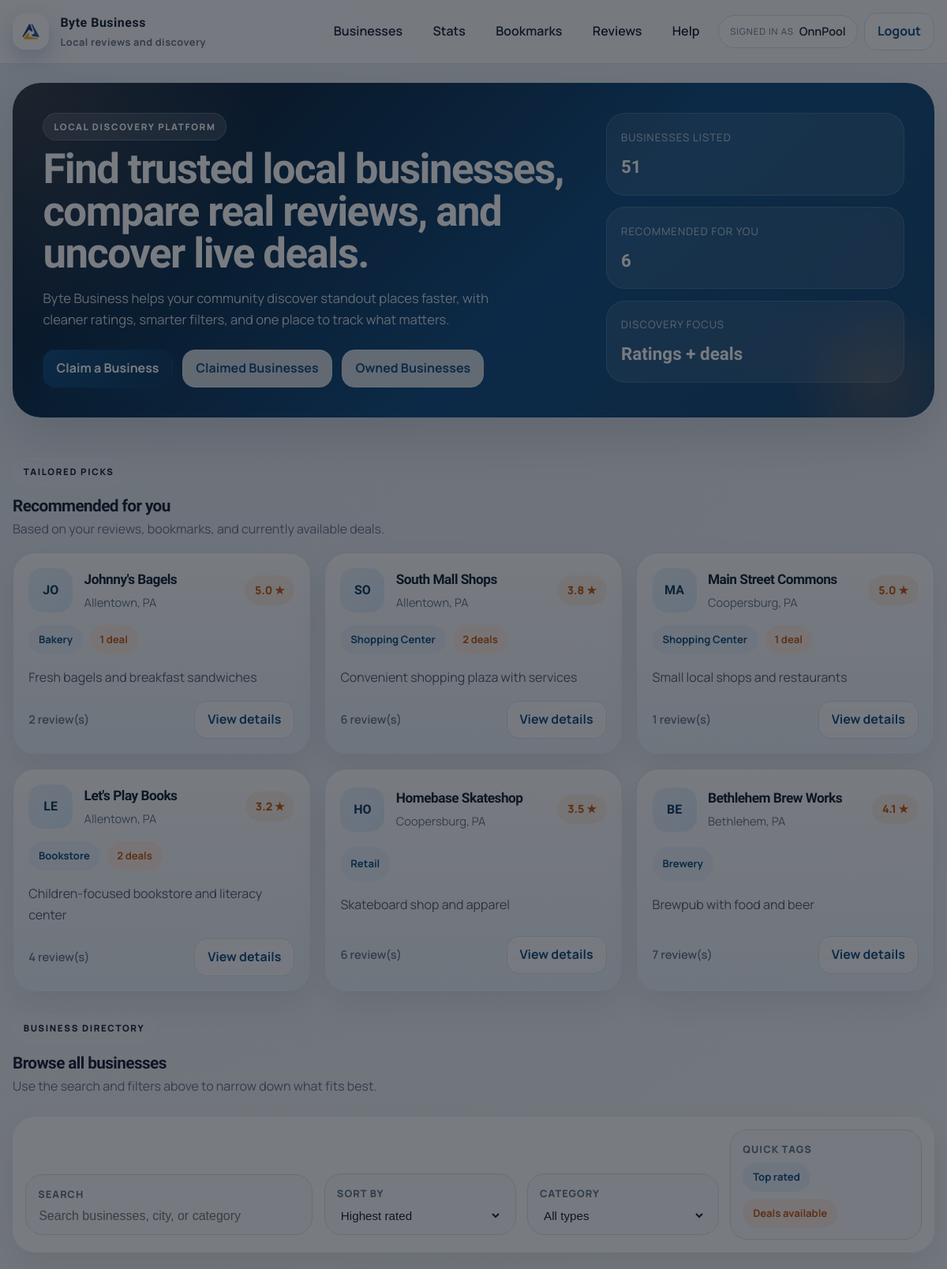
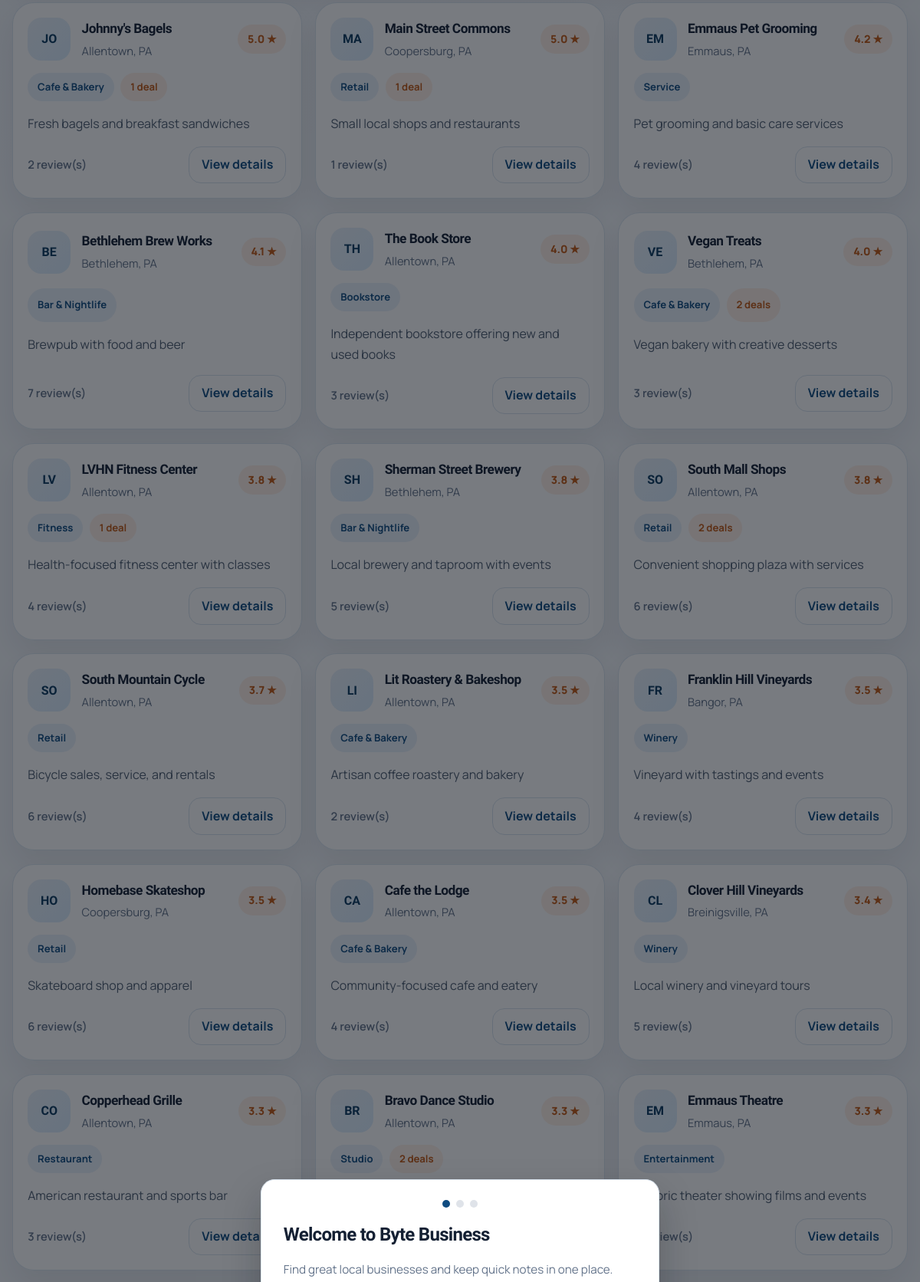
Screenshot of /businesses (signed in, upper part) with the database file from the repository (2 pictures, top to bottom).
### app/models.py (models this page shows)
class User(db.Model, UserMixin):
    id = db.Column(db.Integer, primary_key=True)
    username = db.Column(db.String(150), unique=True, nullable=False)
    email = db.Column(db.String(150), unique=True, nullable=False)
    password = db.Column(db.String(256), nullable=False)
    created_at = db.Column(db.DateTime, default=datetime.utcnow)
    is_verified = db.Column(db.Boolean, default=False)
    verified_at = db.Column(db.DateTime, default=None)
    last_verification_email_sent_at = db.Column(db.DateTime, default=None)
    is_admin = db.Column(db.Boolean, default=False)
    is_active = db.Column(db.Boolean, default=True)
    bookmarks = db.relationship("BookMark", back_populates="user", cascade="all, delete-orphan")
    reviews = db.relationship("Review", back_populates="user", cascade="all, delete-orphan")
    redeemed_deals = db.relationship("RedeemDeal", back_populates="user", cascade="all, delete-orphan")
    business_requests = db.relationship("BusinessRequest", back_populates="user", cascade="all, delete-orphan")
    review_likes = db.relationship("ReviewLike", back_populates="user", cascade="all, delete-orphan")

class Business(db.Model):
    id = db.Column(db.Integer, primary_key=True)
    name = db.Column(db.String(200), nullable=False)
    location = db.Column(db.String(200), nullable=False)
    owner_id = db.Column(db.Integer, nullable=True)
    address = db.Column(db.String(300), nullable=False)
    category = db.Column(db.String(100), nullable=False)
    description = db.Column(db.Text, nullable=True)
    created_at = db.Column(db.DateTime, default=datetime.utcnow)
    logo_url = db.Column(db.String(300), nullable=True)
    is_active = db.Column(db.Boolean, default=True)
    website = db.Column(db.String(300), nullable=True)
    contact = db.Column(db.String(50), nullable=True)
    hours = db.Column(db.String(200), nullable=True)
    bookmarks = db.relationship("BookMark", back_populates="business", cascade="all, delete-orphan")
    reviews = db.relationship("Review", back_populates="business", cascade="all, delete-orphan")
    deals = db.relationship("Deal", back_populates="business", cascade="all, delete-orphan")
    def average_rating(self):
        if not self.reviews:
            return None
        return round(sum(review.rating for review in self.reviews) / len(self.reviews), 1)

### app/routes.py (the view)
@main_bp.route('/businesses')
@login_required
def list_businesses():
    if current_user.is_admin:
        businesses = Business.query.all()
    else:
        businesses = Business.query.filter_by(is_active=True).all()
    recommended = recommended_businesses(current_user, businesses)
    return render_template('businesses.html', businesses=businesses, recommended=recommended)

### app/auth_routes.py (called while the page is built)
@login_manager.user_loader
def load_user(user_id):
    return User.query.get(int(user_id))

### app/templates/businesses.html (shortened to what this page needs)
{% extends "base.html" %}
{% block content %}
{% set recommended_items = recommended if recommended is defined and recommended else [] %}
{% set items = businesses if businesses is defined and businesses else sample_businesses %}
<div class="business-page">
  <section class="business-hero">
    <div class="container hero-surface fade-up">
      <div class="hero-grid">
        <div class="hero-copy">
          <span class="section-kicker">Local discovery platform</span>
          <h1>Find trusted local businesses, compare real reviews, and uncover live deals.</h1>
          <p>Byte Business helps your community discover standout places faster, with cleaner ratings, smarter filters, and one place to track what matters.</p>
          <div class="hero-actions">
            <a class="button" href="{{ url_for('main.create_business_request') }}">Claim a Business</a>
            {% if current_user.is_admin %}
            <a class="button subtle" href="{{ url_for('admin.admin_dashboard') }}">Admin Dashboard</a>
            {% else %}
            <a class="button subtle" href="{{ url_for('main.user_business_requests') }}">Claimed Businesses</a>
            <a class="button subtle" href="{{ url_for('owner.owned_businesses') }}">Owned Businesses</a>
            {% endif %}
          </div>
        </div>
        <div class="hero-side">
          <div class="hero-stat-card">
            <span class="hero-stat-label">Businesses listed</span>
            <strong>{{ items|length }}</strong>
          </div>
          <div class="hero-stat-card">
            <span class="hero-stat-label">Recommended for you</span>
            <strong>{{ recommended_items|length }}</strong>
          </div>
          <div class="hero-stat-card">
            <span class="hero-stat-label">Discovery focus</span>
            <strong>Ratings + deals</strong>
          </div>
        </div>
      </div>
    </div>
  </section>
  <div class="container">
    {% if recommended_items and recommended_items|length > 0 %}
    <section class="section fade-up">
      <div class="section-header modern-header">
        <div>
          <span class="section-kicker">Tailored picks</span>
          <h2>Recommended for you</h2>
          <p>Based on your reviews, bookmarks, and currently available deals.</p>
        </div>
      </div>
      <div class="modern-card-grid">
        {% for biz in recommended_items %}
        {% set biz_type = biz.category|default(biz.type|default('Type')) %}
        {% set rating_val = biz.average_rating() if (biz.average_rating is defined and biz.average_rating() is not none) else biz.rating|default('0') %}
        {% set deals_count = (biz.deals|length) if (biz.deals is not none) else biz.deals_count|default(0) %}
        {% set biz_name = biz.name|default('Business name') %}
        {% set biz_is_active = biz.is_active if biz.is_active is defined else True %}
        <article class="business-card-modern recommended-card{{ ' is-inactive' if current_user.is_authenticated and current_user.is_admin and not biz_is_active else '' }}">
          <div class="business-card-top">
            <div class="business-logo">{{ biz_name[:2]|upper }}</div>
            <div>
              <h3>{{ biz_name }}</h3>
              <p>{{ biz.location|default('City, State') }}</p>
            </div>
            <span class="rating-pill">{{ rating_val if rating_val else '4.5' }} ★</span>
          </div>
          <div class="chip-row">
            <span class="metric-chip">{{ biz_type }}</span>
            {% if deals_count > 0 %}
            <span class="metric-chip accent">{{ deals_count }} deal{{ 's' if deals_count != 1 else '' }}</span>
            {% endif %}
          </div>
          <p class="card-summary">{{ biz.description|default('Concise notes about the experience go here.') }}</p>
          <div class="card-footer">
            <span class="review-count">{{ biz.reviews|length if biz.reviews is not none else '—' }} review(s)</span>
            <div class="review-actions">
              <a class="button subtle" href="{{ url_for('main.business_detail', business_id=biz.id|default(loop.index)) }}">View details</a>
            </div>
          </div>
        </article>
        {% endfor %}
      </div>
    </section>
    {% endif %}
    <section class="section fade-up">
      <div class="section-header modern-header">
        <div>
          <span class="section-kicker">Business directory</span>
          <h2>Browse all businesses</h2>
          <p>Use the search and filters above to narrow down what fits best.</p>
        </div>
      </div>
      <div class="filter-shell">
        <form method="get" class="filter-grid" data-business-filters>
          <label class="field-shell" for="search">
            <span class="field-label">Search</span>
            <input id="search" name="q" type="search" placeholder="Search businesses, city, or category" aria-label="Search businesses">
          </label>
          <label class="field-shell" for="sort">
            <span class="field-label">Sort by</span>
            <select name="sort" id="sort">
              <option value="rating_desc">Highest rated</option>
            </select>
          </label>
          <label class="field-shell" for="type">
            <span class="field-label">Category</span>
            <select name="type" id="type">
              <option value="">All types</option>
            </select>
          </label>
          <div class="field-shell action-shell">
            <span class="field-label">Quick tags</span>
            <div class="chip-row">
              <span class="metric-chip">Top rated</span>
              <span class="metric-chip accent">Deals available</span>
            </div>
          </div>
        </form>
      </div>
      <div class="modern-card-grid" id="business-grid">
        {% for biz in items %}
        {% set biz_type = biz.category|default(biz.type|default('Type')) %}
        {% set rating_val = biz.average_rating() if (biz.average_rating is defined and biz.average_rating() is not none) else biz.rating|default('0') %}
        {% set deals_count = (biz.deals|length) if (biz.deals is not none) else biz.deals_count|default(0) %}
        {% set biz_name = biz.name|default('Business name') %}
        {% set biz_is_active = biz.is_active if biz.is_active is defined else True %}
        <article class="business-card-modern{{ ' is-inactive' if current_user.is_authenticated and current_user.is_admin and not biz_is_active else '' }}" data-biz-card data-type="{{ biz_type }}" data-type-raw="{{ biz_type }}" data-rating="{{ rating_val }}" data-name="{{ biz_name }}" data-location="{{ biz.location|default('') }}">
          <div class="business-card-top">
            <div class="business-logo">{{ biz_name[:2]|upper }}</div>
            <div>
              <h3>{{ biz_name }}</h3>
              <p>{{ biz.location|default('City, State') }}</p>
            </div>
            <span class="rating-pill">{{ rating_val if rating_val else '4.5' }} ★</span>
          </div>
          <div class="chip-row">
            <span class="metric-chip" data-type-label>{{ biz_type }}</span>
            {% if deals_count > 0 %}
            <span class="metric-chip accent">{{ deals_count }} deal{{ 's' if deals_count != 1 else '' }}</span>
            {% endif %}
          </div>
          <p class="card-summary">{{ biz.description|default(biz.summary|default('Concise notes about the experience go here.')) }}</p>
          <div class="card-footer">
            <span class="review-count">{{ biz.reviews|length if biz.reviews is not none else '—' }} review(s)</span>
            <div class="review-actions">
              <a class="button subtle" href="{{ url_for('main.business_detail', business_id=biz.id|default(loop.index)) }}">View details</a>
            </div>
          </div>
        </article>
        {% endfor %}
      </div>
    </section>
  </div>
</div>
{% endblock %}

### app/templates/base.html (shortened to what this page needs)
<!doctype html>
<html lang="en">
<head>
  <link rel="stylesheet" href="{{ url_for('static', filename='styles.css') }}">
</head>
<body>
  <header class="site-header">
    <div class="container nav-shell">
      <a class="brand" href="{{ url_for('main.home') }}">
        <span class="brand-mark" aria-hidden="true">
          <img src="{{ url_for('static', filename='FBLA-Symbol.png') }}" alt="">
        </span>
        <span class="brand-copy">
          <span class="brand-name">Byte Business</span>
          <span class="brand-tagline">Local reviews and discovery</span>
        </span>
      </a>
      <nav class="nav-desktop" aria-label="Primary">
        {% if current_user.is_authenticated %}
        <a class="nav-link" href="{{ url_for('main.list_businesses') }}">Businesses</a>
        <a class="nav-link" href="{{ url_for('main.stats') }}">Stats</a>
        <a class="nav-link" href="{{ url_for('bookmarks.view_bookmarks') }}">Bookmarks</a>
        <a class="nav-link" href="{{ url_for('main.reviews') }}">Reviews</a>
        <a class="nav-link" href="{{ url_for('main.help') }}">Help</a>
        <div class="nav-user">
          <span class="nav-user-label">Signed in as</span>
          <span class="nav-user-name">{{ current_user.username }}</span>
        </div>
        <a class="button subtle" href="{{ url_for('auth.logout') }}">Logout</a>
        {% else %}
        <a class="nav-link" href="{{ url_for('main.home') }}">Home</a>
        <a class="nav-link" href="{{ url_for('main.list_businesses') }}">Businesses</a>
        <a class="nav-link" href="{{ url_for('auth.login') }}">Login</a>
        <a class="button" href="{{ url_for('auth.register') }}">Register</a>
        {% endif %}
      </nav>
    </div>
  </header>
  <main class="page">
    {% block content %}{% endblock %}
  </main>
  <div class="onboarding" data-onboarding hidden>
    <div class="onboarding-card" role="dialog" aria-modal="true" aria-labelledby="onboarding-title">
      <div class="onboarding-progress" aria-hidden="true">
        <span class="onboarding-dot is-active" data-dot></span>
        <span class="onboarding-dot" data-dot></span>
        <span class="onboarding-dot" data-dot></span>
      </div>
      <div class="onboarding-slide is-active" data-slide="0">
        <h2 id="onboarding-title">Welcome to Byte Business</h2>
        <p class="muted">Find great local businesses and keep quick notes in one place.</p>
      </div>
    </div>
  </div>
</body>
</html>

### rows the page displays
User: username "OnnPool"
Business: name "JO", name "Johnny's Bagels", location "Allentown, PA", rating_val "5.0", category "Bakery", is_active "1", description "Fresh bagels and breakfast sandwiches", reviews|length "2"
Business: name "SO", name "South Mall Shops", location "Allentown, PA", rating_val "3.8", category "Shopping Center", deals_count "2", value "s", description "Convenient shopping plaza with services", reviews|length "6"
Business: name "MA", name "Main Street Commons", location "Coopersburg, PA", rating_val "5.0", category "Shopping Center", is_active "1", description "Small local shops and restaurants", reviews|length "1"
Business: name "LE", name "Let's Play Books", location "Allentown, PA", rating_val "3.2", category "Bookstore", deals_count "2", value "s", description "Children-focused bookstore and literacy center", reviews|length "4"
Business: name "HO", name "Homebase Skateshop", location "Coopersburg, PA", rating_val "3.5", category "Retail", description "Skateboard shop and apparel", reviews|length "6"
Business: name "BE", name "Bethlehem Brew Works", location "Bethlehem, PA", rating_val "4.1", category "Brewery", description "Brewpub with food and beer", reviews|length "7"
Business: name "TH", name "The Book Store", location "Allentown, PA", rating_val "4.0", description "Independent bookstore offering new and used books", reviews|length "3"
Business: name "CO", name "Copperhead Grille", location "Allentown, PA", rating_val "3.3", description "American restaurant and sports bar", reviews|length "3"
Business: name "LI", name "Lit Roastery & Bakeshop", location "Allentown, PA", rating_val "3.5", description "Artisan coffee roastery and bakery", reviews|length "2"
Business: name "SO", name "South Mountain Cycle", location "Allentown, PA", rating_val "3.7", description "Bicycle sales, service, and rentals", reviews|length "6"
Business: name "LV", name "LVHN Fitness Center", location "Allentown, PA", rating_val "3.8", is_active "1", description "Health-focused fitness center with classes", reviews|length "4"
Business: name "SH", name "Sherman Street Brewery", location "Bethlehem, PA", rating_val "3.8", description "Local brewery and taproom with events", reviews|length "5"
Business: name "VE", name "Vegan Treats", location "Bethlehem, PA", rating_val "4.0", deals_count "2", value "s", description "Vegan bakery with creative desserts", reviews|length "3"
Business: name "BR", name "Bravo Dance Studio", location "Allentown, PA", rating_val "3.3", deals_count "2", value "s"
Business: name "EM", name "Emmaus Theatre", location "Emmaus, PA", rating_val "3.3", description "Historic theater showing films and events"
Business: name "FR", name "Franklin Hill Vineyards", location "Bangor, PA", rating_val "3.5", description "Vineyard with tastings and events", reviews|length "4"
Business: name "CL", name "Clover Hill Vineyards", location "Breinigsville, PA", rating_val "3.4", description "Local winery and vineyard tours", reviews|length "5"
Business: name "CA", name "Cafe the Lodge", location "Allentown, PA", rating_val "3.5", description "Community-focused cafe and eatery", reviews|length "4"
Business: name "EM", name "Emmaus Pet Grooming", location "Emmaus, PA", rating_val "4.2", description "Pet grooming and basic care services", reviews|length "4"

### other values shown
{{ items|length }} "51"
{{ recommended_items|length }} "6"
